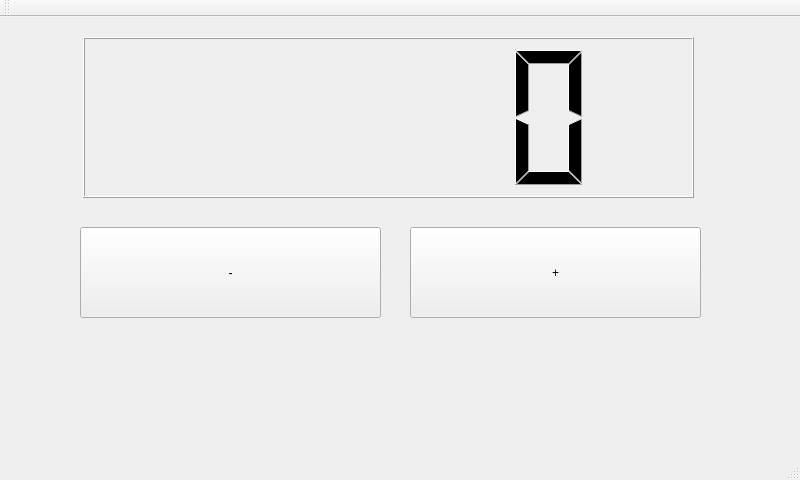
<?xml version="1.0" encoding="UTF-8"?>
<ui version="4.0">
 <class>MainWindow</class>
 <widget class="QMainWindow" name="MainWindow">
  <property name="geometry">
   <rect>
    <x>0</x>
    <y>0</y>
    <width>800</width>
    <height>480</height>
   </rect>
  </property>
  <property name="windowTitle">
   <string>MainWindow</string>
  </property>
  <widget class="QWidget" name="centralWidget">
   <widget class="QPushButton" name="pushButton_menos">
    <property name="geometry">
     <rect>
      <x>80</x>
      <y>210</y>
      <width>301</width>
      <height>91</height>
     </rect>
    </property>
    <property name="text">
     <string>-</string>
    </property>
   </widget>
   <widget class="QPushButton" name="pushButton_mais">
    <property name="geometry">
     <rect>
      <x>410</x>
      <y>210</y>
      <width>291</width>
      <height>91</height>
     </rect>
    </property>
    <property name="text">
     <string>+</string>
    </property>
   </widget>
   <widget class="QLCDNumber" name="lcdNumber">
    <property name="geometry">
     <rect>
      <x>83</x>
      <y>20</y>
      <width>611</width>
      <height>161</height>
     </rect>
    </property>
   </widget>
  </widget>
  <widget class="QMenuBar" name="menuBar">
   <property name="geometry">
    <rect>
     <x>0</x>
     <y>0</y>
     <width>800</width>
     <height>25</height>
    </rect>
   </property>
  </widget>
  <widget class="QToolBar" name="mainToolBar">
   <attribute name="toolBarArea">
    <enum>TopToolBarArea</enum>
   </attribute>
   <attribute name="toolBarBreak">
    <bool>false</bool>
   </attribute>
  </widget>
  <widget class="QStatusBar" name="statusBar"/>
 </widget>
 <layoutdefault spacing="6" margin="11"/>
 <resources/>
 <connections/>
</ui>
